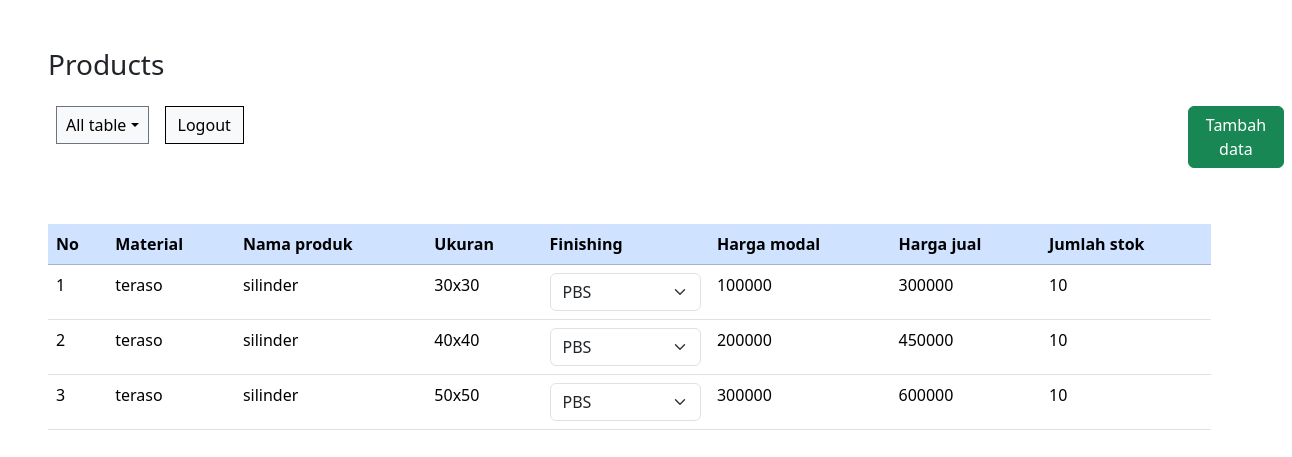
/products.php, run on the app's committed database.
### tables this page shows
CREATE TABLE `produk` (
  `id_produk` int(11) NOT NULL,
  `material` varchar(50) NOT NULL,
  `nama_produk` varchar(50) NOT NULL,
  `ukuran` varchar(50) NOT NULL,
  `finishing` varchar(20) NOT NULL,
  `harga_modal` varchar(20) NOT NULL,
  `harga_jual` varchar(20) NOT NULL,
  `jumlah_stok` int(30) NOT NULL
);

### products.php (the view, shortened to what this page needs)
<!DOCTYPE html>
<html lang="en">
<head>
    <link href="https://cdn.jsdelivr.net/npm/bootstrap@5.3.3/dist/css/bootstrap.min.css" rel="stylesheet">
</head>
<body>
    <?php
        include("koneksi.php");
    ?>
    <h3 class="mt-5 ms-5">Products</h3>
    <div class="d-flex flex-row ms-n2">
        <div class="p-2">
            <div class="dropdown">
                <button class="btn btn-light border border-secondary dropdown-toggle dropdown-toggle-split rounded-0 ms-5 mt-2" type="button" data-bs-toggle="dropdown" aria-expanded="false">
                    All table
                </button>
            </div>
        </div>
        <div class="p-2">
            <a class="btn btn-light border border-black rounded-0 mt-2 ms-n3" href="logout.php" role="button" style="width: 100%;">Logout</a>
        </div>
        <div class="tambah-data">
            <div class="p-2 ms-5">
                <a class="btn btn-success mt-2 ms-n3" href="kamar_create.php" role="button">Tambah data</a>
            </div>
        </div>
    </div>
    <br><br>
    <div class="alert-container">
    </div>
    <form id="bulkUpdateForm">
        <table class="table ms-5" style="width: 90%">
            <thead>
                <tr class="table-primary">
                    <th scope="col">No</th>
                    <th scope="col">Material</th>
                    <th scope="col">Nama produk</th>
                    <th scope="col">Ukuran</th>
                    <th scope="col">Finishing</th>
                    <th scope="col">Harga modal</th>
                    <th scope="col">Harga jual</th>
                    <th scope="col">Jumlah stok</th>
                </tr>
            </thead>
            <tbody>
            <?php
                $no = 1;
                $finishingOptions = [];
                $finishingQuery = "SELECT * FROM finishing";
                $finishingResult = mysqli_query($db, $finishingQuery);
                while ($finishingRow = mysqli_fetch_assoc($finishingResult)) {
                    $finishingOptions[] = $finishingRow;
                }
                $sql = "SELECT * FROM produk";
                $query = mysqli_query($db, $sql);
                while ($data = mysqli_fetch_array($query)) {
                    echo "<tr>";
                    echo "<td>".$no++."</td>";
                    echo "<td>".$data['material']."</td>";
                    echo "<td>".$data['nama_produk']."</td>";
                    echo "<td>".$data['ukuran']."</td>";
                    echo "<td>";
                    echo "<select class='form-select finishing-dropdown' data-id='".$data['id_produk']."' name='finishing[".$data['id_produk']."]'>";
                    foreach ($finishingOptions as $option) {
                        $selected = ($option['finishing'] == $data['finishing']) ? 'selected' : '';
                        echo "<option value='".$option['id_finishing']."' $selected>".$option['finishing']."</option>";
                    }
                    echo "</select>";
                    echo "</td>";
                    echo "<td>".$data['harga_modal']."</td>";
                    echo "<td>".$data['harga_jual']."</td>";
                    echo "<td>".$data['jumlah_stok']."</td>";
                    echo "</tr>";
                }
            ?>
            </tbody>
        </table>
    </form>
</body>
</html>

### products.php (style rules this page uses)
.tambah-data { margin-left: 55em; }
.alert-container { position: fixed; top: 10px; left: 50%; transform: translateX(-50%); z-index: 1050; width: 80%; max-width: 600px; }

### data on the page
produk: material "teraso", nama_produk "silinder", ukuran "30x30", harga_modal "100000", harga_jual "300000", jumlah_stok "10"
produk: material "teraso", nama_produk "silinder", ukuran "40x40", harga_modal "200000", harga_jual "450000", jumlah_stok "10"
produk: material "teraso", nama_produk "silinder", ukuran "50x50", harga_modal "300000", harga_jual "600000", jumlah_stok "10"

### other printed values
form field value "PBS"
